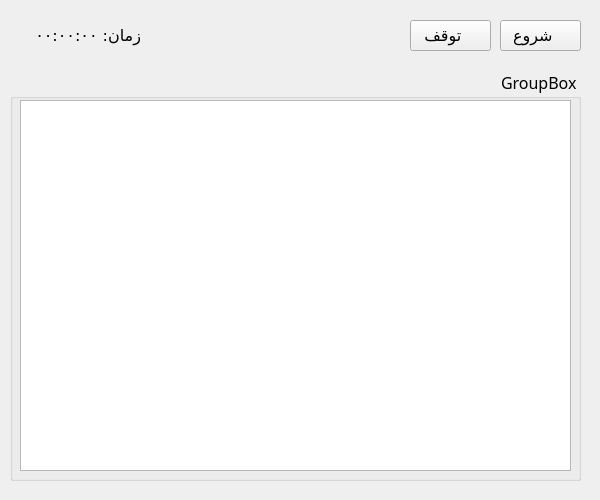
<?xml version="1.0" encoding="UTF-8"?>
<ui version="4.0">
 <class>sendPost</class>
 <widget class="QWidget" name="sendPost">
  <property name="geometry">
   <rect>
    <x>0</x>
    <y>0</y>
    <width>600</width>
    <height>500</height>
   </rect>
  </property>
  <property name="font">
   <font>
    <family>B Yekan</family>
    <pointsize>12</pointsize>
   </font>
  </property>
  <property name="windowTitle">
   <string>انجام ارسال</string>
  </property>
  <property name="layoutDirection">
   <enum>Qt::LayoutDirection::RightToLeft</enum>
  </property>
  <widget class="QGroupBox" name="sendPostBox">
   <property name="geometry">
    <rect>
     <x>10</x>
     <y>70</y>
     <width>571</width>
     <height>411</height>
    </rect>
   </property>
   <property name="title">
    <string>GroupBox</string>
   </property>
   <widget class="QListWidget" name="postSanaItemsList">
    <property name="geometry">
     <rect>
      <x>10</x>
      <y>30</y>
      <width>551</width>
      <height>371</height>
     </rect>
    </property>
   </widget>
  </widget>
  <widget class="QPushButton" name="startButton">
   <property name="geometry">
    <rect>
     <x>500</x>
     <y>20</y>
     <width>81</width>
     <height>31</height>
    </rect>
   </property>
   <property name="text">
    <string>شروع   </string>
   </property>
  </widget>
  <widget class="QPushButton" name="stopButton">
   <property name="geometry">
    <rect>
     <x>410</x>
     <y>20</y>
     <width>81</width>
     <height>31</height>
    </rect>
   </property>
   <property name="text">
    <string>توقف   </string>
   </property>
  </widget>
  <widget class="QLabel" name="stopwatchLabel">
   <property name="geometry">
    <rect>
     <x>20</x>
     <y>20</y>
     <width>121</width>
     <height>31</height>
    </rect>
   </property>
   <property name="text">
    <string>زمان: ۰۰:۰۰:۰۰</string>
   </property>
  </widget>
 </widget>
 <resources/>
 <connections/>
</ui>
